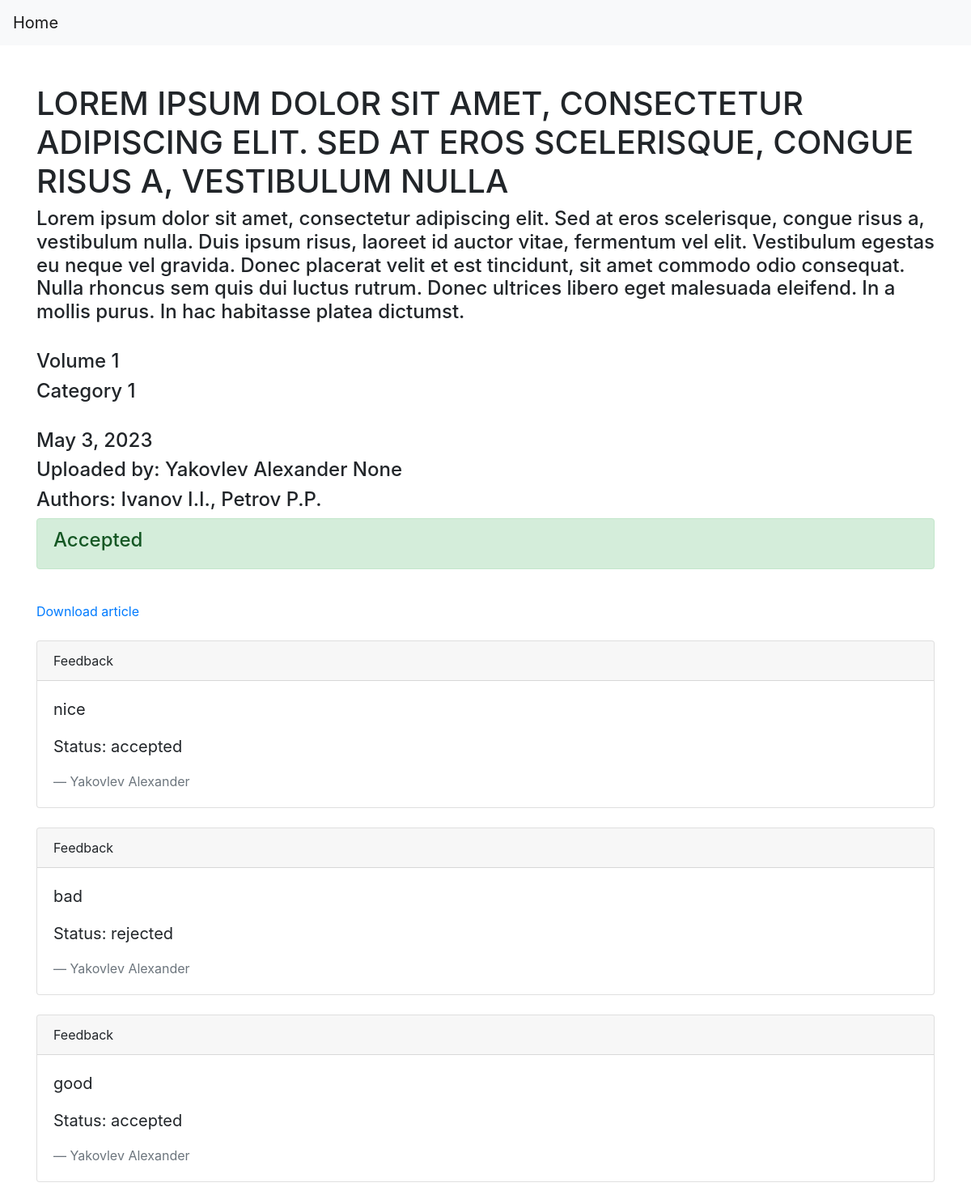
The page /article/1/details on the database as committed earlier.
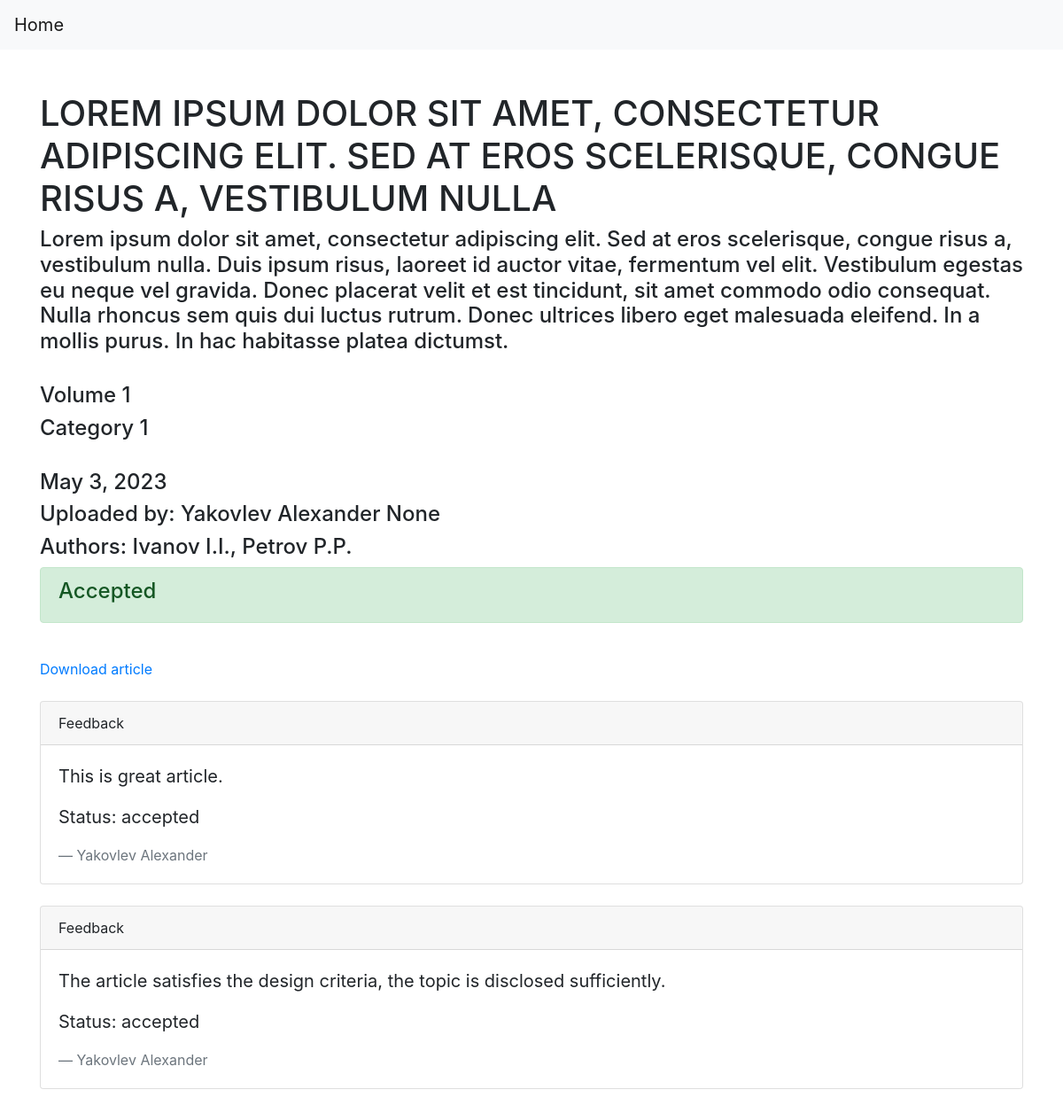
The same page on the database as committed later.
### journal_website/models.py (models this page shows, shortened)
class Feedback(models.Model):
    comment = models.TextField()
    article = models.ForeignKey(Article, related_name="feedback_article", on_delete=models.CASCADE)
    publication_date = models.DateField()
    user = models.ForeignKey(User, related_name="feedback_custom_user", on_delete=models.SET_NULL, null=True)
    DECISIONS = [("accepted", "Accepted"), ("rejected", "Rejected")]
    decision = models.CharField(max_length=20, choices=DECISIONS)
    class Meta:
        verbose_name_plural = "feedbacks"

### journal_website/views.py (the view)
# urls.py: path("article/<int:pk_of_article>/details", views.display_article_with_feedbacks, name="article_details"),
def display_article_with_feedbacks(request: WSGIRequest, pk_of_article: int) -> HttpResponse:
	current_article = article.get_article_by_id(pk_of_article)
	if current_article.decision != "accepted" and request.user.is_authenticated == False:
		return HttpResponse("There is no article with such id")
	user_middle_name = user_additional_data.get_middle_name_for_user(current_article.user)
	feedbacks_to_current_article = feedback.get_all_feedbacks_to_article(current_article)
	return render(request, "article/article_details.html", {"current_article": current_article, "feedbacks_to_current_article": feedbacks_to_current_article, "user_middle_name": user_middle_name})

### journal_website/models.py (called while the page is built)
    def __str__(self):
        return self.english

### journal_website/repositories/ArticleRepository.py (called while the page is built)
    def get_article_by_id(self, id: int) -> Article:
        return self.__article_model.objects.get(pk=id)

### journal_website/repositories/FeedbackRepository.py (called while the page is built)
    def get_all_feedbacks_to_article(self, article: Article) -> QuerySet:
        return self.__feedback_model.objects.filter(article=article)

### journal_website/repositories/UserAdditionalDataRepository.py (called while the page is built)
    def get_middle_name_for_user(self, user: SimpleLazyObject) -> str | None:
        user_additional_data = self.__user_additional_data_model.objects.get(user=user)
        return user_additional_data.middle_name

### journal_website/templates/article/article_details.html (shortened to what this page needs)
{% extends 'main/layout.html' %}
{% block body %}
{% load crispy_forms_tags %}
<body>
<nav class="navbar navbar-expand-lg navbar-light bg-light">
    <a class="navbar-brand" href="/">Home</a>
</nav>
<div class="container py-5">
<h1>{{ current_article.name }}</h1>
<h4>{{ current_article.short_description }}</h4>
<br>
<h4>{{ current_article.volume.name }}</h4>
<h4>{{ current_article.category.name }}</h4>
<br>
<h4>{{ current_article.publication_date }}</h4>
<h4>Uploaded by: {{ current_article.user.last_name }} {{ current_article.user.first_name }} {{ user_middle_name }}</h4>
<h4>Authors: {{ current_article.authors }}</h4>
{% if current_article.decision == "accepted" %}
<div class="alert alert-success" role="alert">
{% endif %}
  <h4>{{ current_article.get_decision_display }}</h4>
</div>
<br>
<a href="{% url 'article_download' current_article.pk %}">Download article</a>
<br>
<br>
{% block feedbacks %}
{% for feedback in feedbacks_to_current_article %}
<div class="card">
  <div class="card-header">
    Feedback
  </div>
  <div class="card-body">
    <blockquote class="blockquote mb-0">
      <p>{{ feedback.comment }}</p>
      <p>Status: {{ feedback.decision }}</p>
      <footer class="blockquote-footer">{{ feedback.user.last_name }} {{ feedback.user.first_name }}</footer>
    </blockquote>
  </div>
</div>
<br>
{% endfor %}
{% endblock %}
</div>
</body>
{% endblock %}

Rows that differ between the two databases and show on the page:
removed Feedback: comment "bad", decision "rejected", user.last_name "Yakovlev", user.first_name "Alexander"
changed Feedback: comment "nice" → "This is great article."
changed Feedback: comment "good" → "The article satisfies the design criteria, the topic is disclosed sufficiently."
